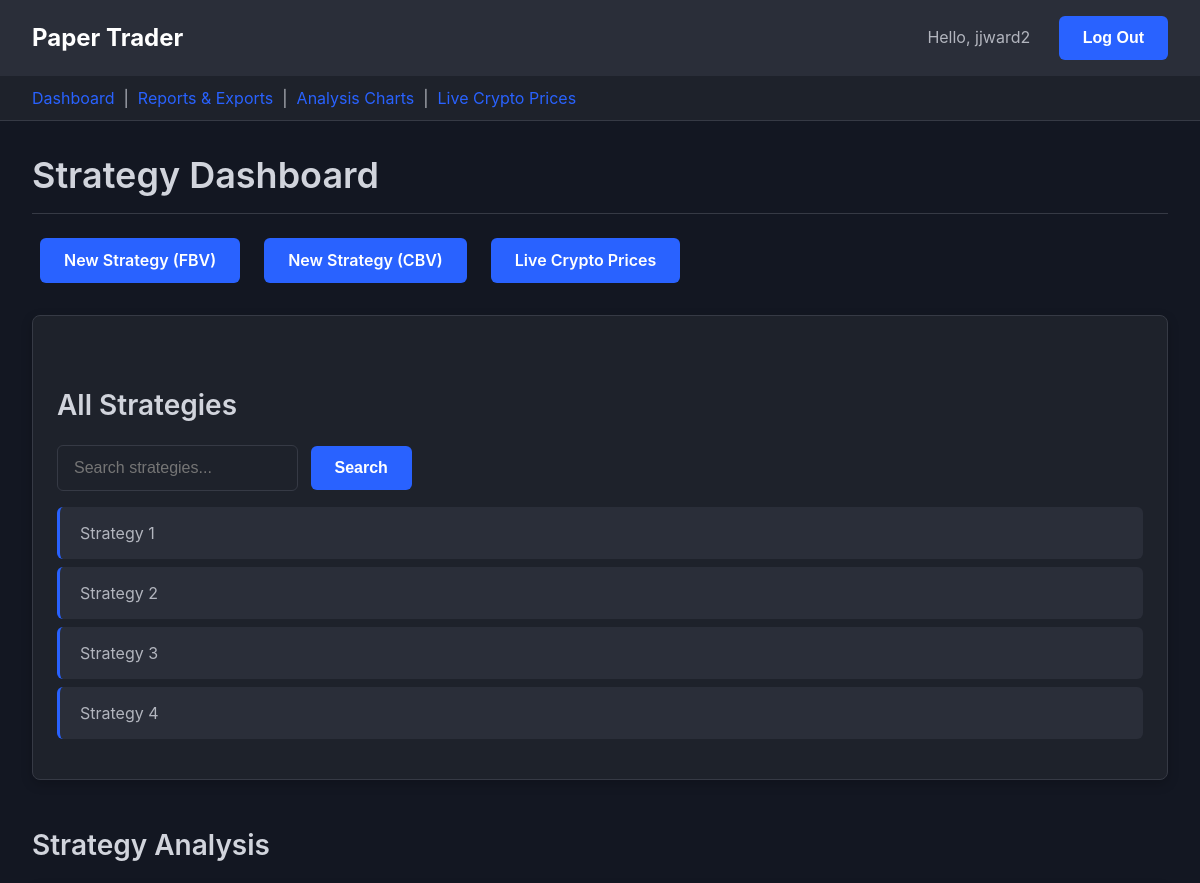
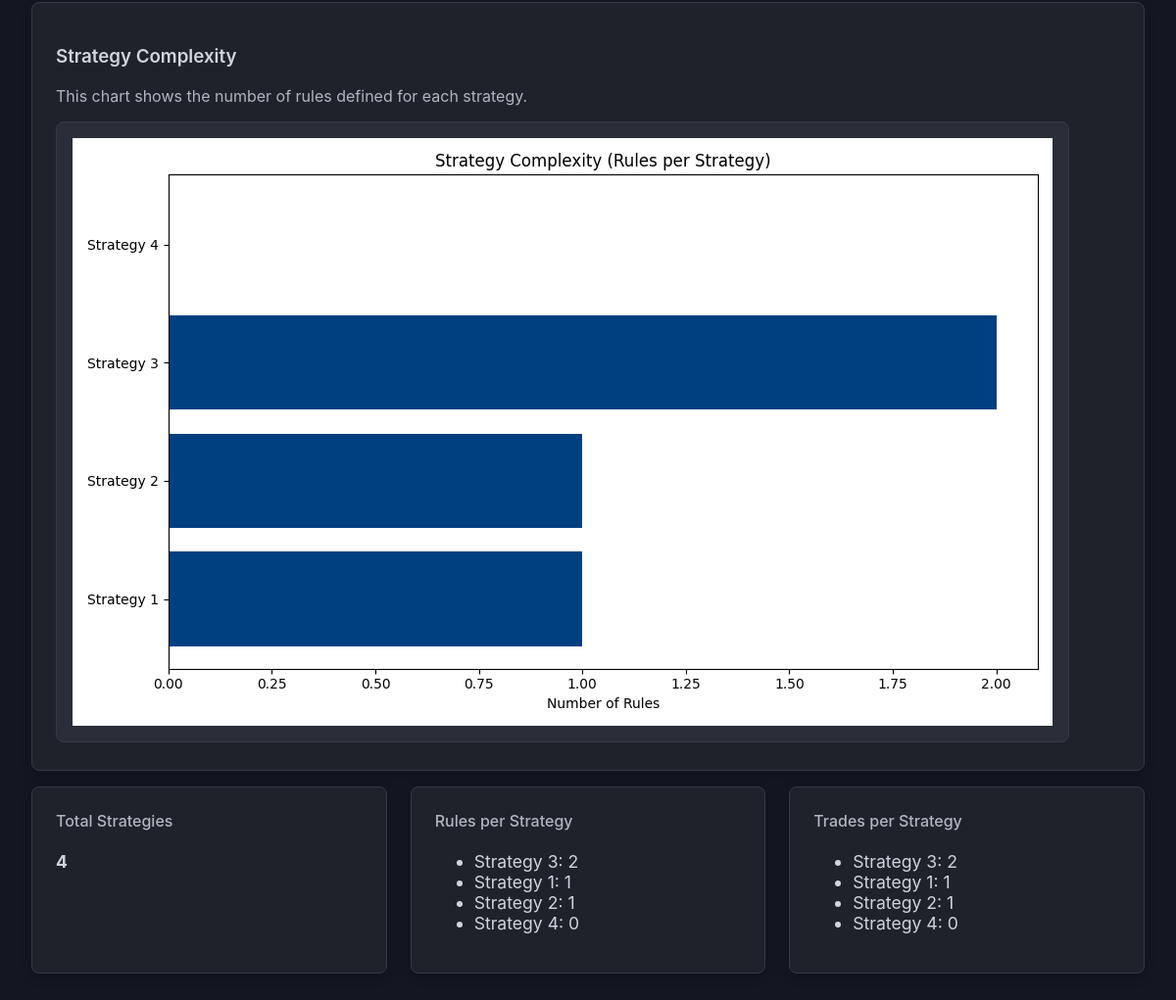
The page /strategies/generic/ (signed in) on the database its author committed (2 pictures, top to bottom).
### paper_trader/models.py (models this page shows, shortened)
class Strategy(models.Model):
    name = models.CharField(max_length=100, unique=True)
    description = models.TextField(blank=True)
    created_at = models.DateTimeField(auto_now_add=True)
    class Meta:
        ordering = ['name']
        verbose_name_plural = "Strategies"

### paper_trader/views.py (the view)
# urls.py: path('strategies/generic/', views.StrategyListGenericView.as_view(), name='strategy_list_generic'),
class StrategyListGenericView(LoginRequiredMixin, ListView):
    model = Strategy
    template_name = "paper_trader/strategy_list_generic.html"
    context_object_name = "strategies"
    def get_queryset(self):
        queryset = super().get_queryset()
        query = self.request.GET.get("q")
        if query:
            queryset = queryset.filter(name__icontains=query)
        return queryset
    def get_context_data(self, **kwargs):
        context = super().get_context_data(**kwargs)
        context["search_query"] = self.request.GET.get("q", "")
        context["total_strategies"] = Strategy.objects.count()
        context["rules_per_strategy"] = (
            Strategy.objects.annotate(rule_count=Count("rules"))
            .order_by("-rule_count")
        )
        context["trades_per_strategy"] = (
            Strategy.objects.annotate(trade_count=Count("trades"))
            .order_by("-trade_count")
        )
        return context

### paper_trader/templates/paper_trader/strategy_list_generic.html (shortened to what this page needs)
{% extends "paper_trader/base.html" %}
{% block content %}
    <h1>Strategy Dashboard</h1>
    <div style="margin-bottom: 2rem; display: flex; gap: 1rem;">
        <a href="{% url 'paper_trader:strategy_create_fbv' %}" class="btn">New Strategy (FBV)</a>
        <a href="{% url 'paper_trader:strategy_create_cbv' %}" class="btn">New Strategy (CBV)</a>
        <a href="{% url 'paper_trader:crypto_prices' %}" class="btn">Live Crypto Prices</a>
    </div>
    <div class="card">
        <h2>All Strategies</h2>
        <form method="get" action="">
            <input type="text" name="q" placeholder="Search strategies..." value="{{ search_query }}">
            <button type="submit">Search</button>
        </form>
        <ul class="strategy-list">
            {% for strategy in strategies %}
                <li>{{ strategy.name }}</li>
            {% empty %}
                <li>No strategies found.</li>
            {% endfor %}
        </ul>
    </div>
    <h2>Strategy Analysis</h2>
    <div class="card chart-container">
        <h3>Strategy Complexity</h3>
        <p>This chart shows the number of rules defined for each strategy.</p>
        <img src="{% url 'paper_trader:api_driven_chart' %}" alt="Bar chart showing the number of rules per strategy.">
    </div>
    <div class="summary-grid">
        <div class="card">
            <h4>Total Strategies</h4>
            <p><strong>{{ total_strategies }}</strong></p>
        </div>
        <div class="card">
            <h4>Rules per Strategy</h4>
            <ul>
                {% for s in rules_per_strategy %}
                    <li>{{ s.name }}: {{ s.rule_count }}</li>
                {% empty %}
                    <li>No strategies to analyze.</li>
                {% endfor %}
            </ul>
        </div>
        <div class="card">
            <h4>Trades per Strategy</h4>
            <ul>
                {% for s in trades_per_strategy %}
                    <li>{{ s.name }}: {{ s.trade_count }}</li>
                {% empty %}
                    <li>No strategies to analyze.</li>
                {% endfor %}
            </ul>
        </div>
    </div>
{% endblock %}

### paper_trader/templates/paper_trader/base.html (shortened to what this page needs)
{% load static %}
<!DOCTYPE html>
<html lang="en">
<head>
    <link rel="stylesheet" href="{% static 'paper_trader/css/style.css' %}">
</head>
<body>
    <header style="background-color: var(--bg-dark-tertiary); padding: 1rem 2rem; display: flex; justify-content: space-between; align-items: center;">
        <a href="{% url 'paper_trader:strategy_list_generic' %}" style="font-size: 1.5rem; font-weight: bold; color: white; text-decoration: none;">
            Paper Trader
        </a>
        <nav>
            {% if user.is_authenticated %}
                <span style="color: var(--text-secondary); margin-right: 1rem;">Hello, {{ user.username }}</span>
                <form action="{% url 'logout' %}" method="post" style="display: inline;">
                    <button type="submit" class="btn">Log Out</button>
                </form>
            {% else %}
                <a href="{% url 'login' %}" class="btn">Log In</a>
                <a href="{% url 'signup' %}" class="btn">Sign Up</a>
            {% endif %}
        </nav>
    </header>
    {% if user.is_authenticated %}
    <nav style="background: var(--bg-dark-secondary); padding: 0.75rem 2rem; border-bottom: 1px solid var(--border-color);">
        <a href="{% url 'paper_trader:strategy_list_generic' %}">Dashboard</a> &nbsp;|&nbsp;
        <a href="{% url 'paper_trader:reports' %}">Reports & Exports</a> &nbsp;|&nbsp;
        <a href="{% url 'paper_trader:strategy_chart_page' %}">Analysis Charts</a> &nbsp;|&nbsp;
        <a href="{% url 'paper_trader:crypto_prices' %}">Live Crypto Prices</a>
    </nav>
    {% endif %}
    <main class="container">
        {% block content %}{% endblock %}
    </main>
</body>
</html>

### paper_trader/static/paper_trader/css/style.css (style rules this page uses)
:root { --bg-dark-primary: #131722; --bg-dark-secondary: #1e222b; --bg-dark-tertiary: #2a2e39; --text-primary: #d1d4dc; --text-secondary: #b2b5be; --accent-blue: #2962ff; --accent-blue-hover: #0039cb; --border-color: #363a45; }
body { background-color: var(--bg-dark-primary); color: var(--text-secondary); font-family: -apple-system, BlinkMacSystemFont, "Segoe UI", Roboto, Oxygen, Ubuntu, Cantarell, "Open Sans", "Helvetica Neue", sans-serif; margin: 0; font-size: 16px; }
h1, h2, h3, h4 { color: var(--text-primary); font-weight: 600; }
h1 { font-size: 2.25rem; margin-bottom: 1.5rem; border-bottom: 1px solid var(--border-color); padding-bottom: 1rem; }
h2 { font-size: 1.75rem; margin-top: 3rem; }
a { color: var(--accent-blue); text-decoration: none; }
.container { max-width: 1200px; margin: 2rem auto; padding: 0 2rem; }
form input[type="text"] { flex-grow: 1; padding: 0.8rem 1rem; border: 1px solid var(--border-color); border-radius: 6px; font-size: 1rem; color: var(--text-primary); background: var(--bg-dark-secondary); outline: none; transition: border-color 0.2s; }
form button, .btn { padding: 0.8rem 1.5rem; background-color: var(--accent-blue); border: none; border-radius: 6px; font-weight: 600; color: white; cursor: pointer; font-size: 1rem; transition: background-color 0.2s; margin-left: 0.5rem; }
.card { background: var(--bg-dark-secondary); border: 1px solid var(--border-color); border-radius: 8px; padding: 1.5rem; margin-top: 1rem; box-shadow: 0 4px 12px rgba(0, 0, 0, 0.2); }
ul.strategy-list { list-style: none; padding: 0; }
ul.strategy-list li { background: var(--bg-dark-tertiary); padding: 1rem 1.25rem; margin-bottom: 0.5rem; border-radius: 6px; border-left: 3px solid var(--accent-blue); }
.chart-container img { background-color: var(--bg-dark-tertiary); padding: 1rem; border-radius: 8px; border: 1px solid var(--border-color); }
.summary-grid { display: grid; grid-template-columns: repeat(auto-fit, minmax(280px, 1fr)); gap: 1.5rem; }
.summary-grid .card h4 { margin-top: 0; color: var(--text-secondary); font-weight: 500; }
.summary-grid .card p, .summary-grid .card li { font-size: 1.1rem; color: var(--text-primary); }

### rows shown on the page
Strategy: name "Strategy 1", rule_count "1", trade_count "1"
Strategy: name "Strategy 2", rule_count "1", trade_count "1"
Strategy: name "Strategy 3", rule_count "2", trade_count "2"
Strategy: name "Strategy 4", rule_count "0", trade_count "0"

### other values the page prints
{{ user.username }} "jjward2"
{{ total_strategies }} "4"
